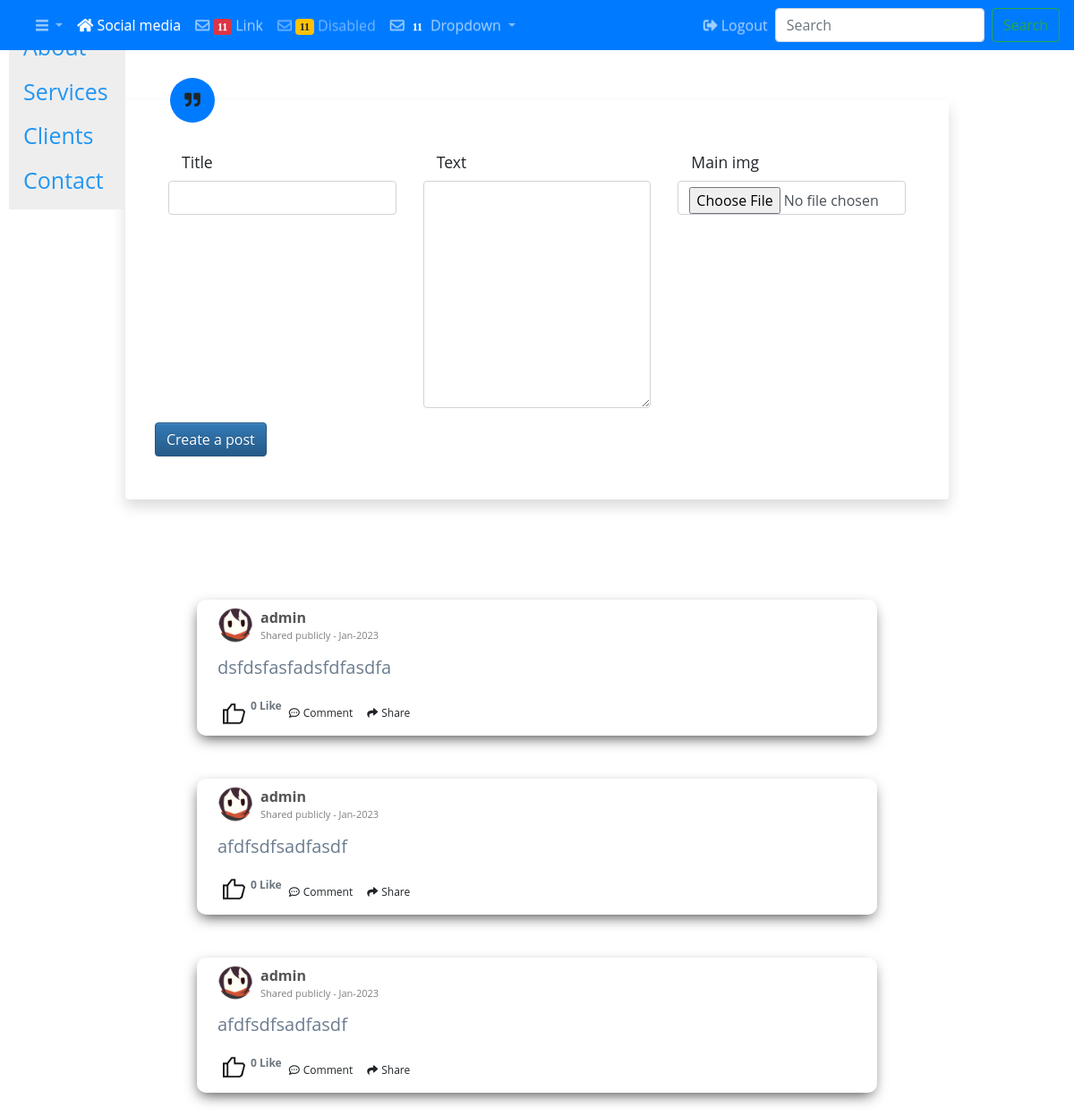
/ (signed in, upper part), run on an earlier commit of the app's database.
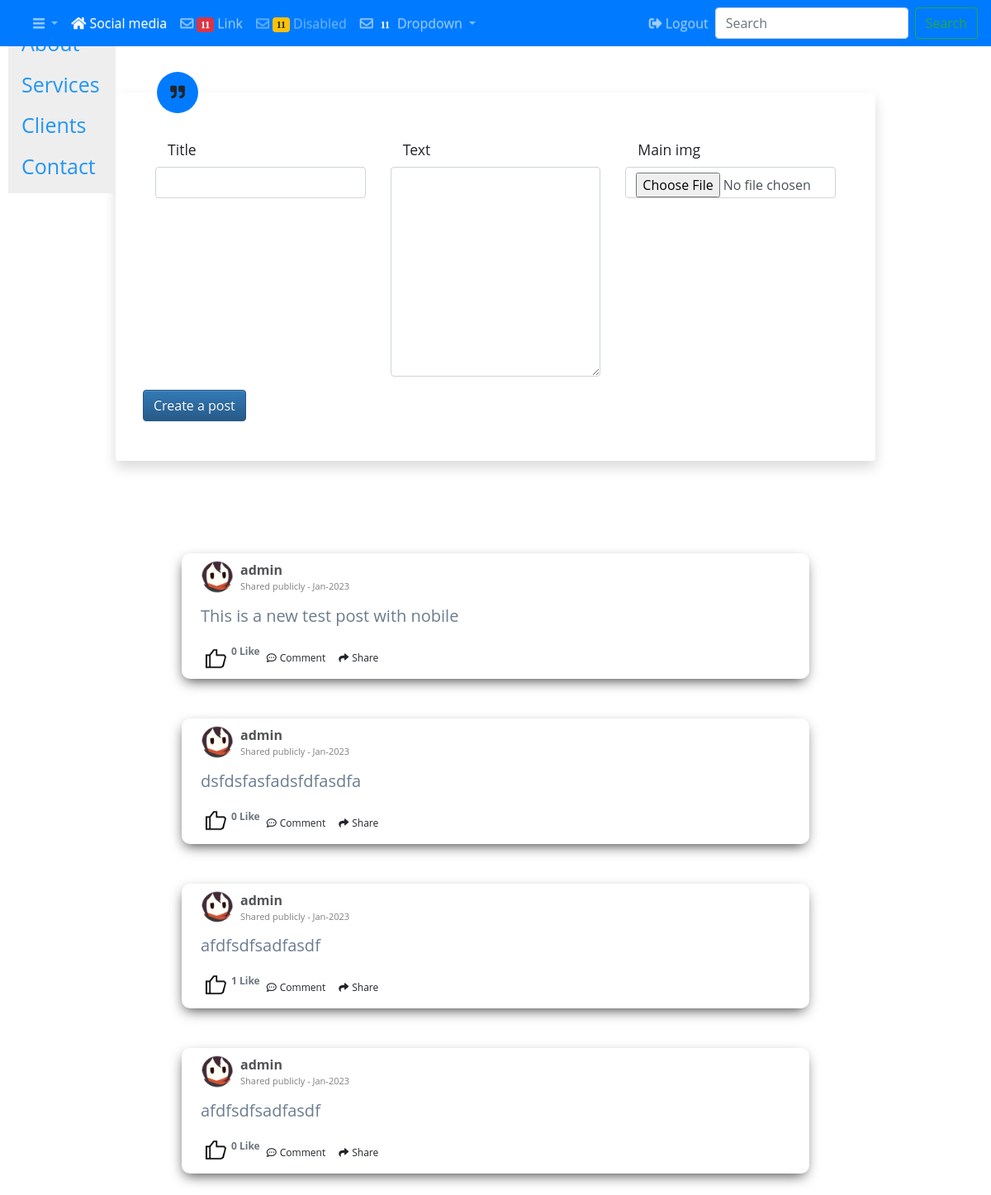
And on a later commit of the database.
### customers/models.py (models this page shows, shortened)
class Post(models.Model) :
    title = models.CharField(
            max_length=200,
            validators=[MinLengthValidator(2, "Title must be greater than 2 characters")]
    ,blank=True)
    text = models.TextField(blank=True,null=True)
    owner = models.ForeignKey(settings.AUTH_USER_MODEL, on_delete=models.CASCADE)
    comments = models.ManyToManyField(settings.AUTH_USER_MODEL,
        through='Comment', related_name='comments_owned')
    main_img = models.ImageField(upload_to='images/',null=True, blank=True)
    created_at = models.DateTimeField(auto_now_add=True)
    updated_at = models.DateTimeField(auto_now=True)
    likes = models.ManyToManyField(User,related_name="post_likes",blank=True)
    def number_of_likes(self):
        return self.likes.count()
    def publish_date(self):
        return self.updated_at.strftime("%b-%Y")

### members/models.py (models this page shows, shortened)
class Profile(models.Model):
    GENDER = (
        ('M', 'Male'),
        ('F', 'Female'),
    )
    user = models.OneToOneField(User , on_delete=models.CASCADE)
    bio = models.TextField(max_length=2000,null=True)
    birthday = models.DateField(null=True)
    profile_pic=models.ImageField(default='default.png',upload_to='profile-images')
    gender = models.CharField(max_length=1, choices=GENDER,blank=True)
    slug = models.SlugField(null=True)

### customers/views.py (the view)
# urls.py: path('', views.Mainview.as_view(), name='index'),
class Mainview(OwnerListView):
    model=Post
    template_name='customers/index.html'
    def get(self,request,*args,**kwargs):
        if request.user.is_authenticated:
            posts=Post.objects.all().order_by('-created_at')
            profiles=Profile.objects.all()
            user_agent = get_user_agent(request).browser.family
            create_form = CreateForm()
            followers_posts_list = {}
            try:
                userobject = get_object_or_404(Profile, user=self.request.user)
                followers=Follwing_count.objects.filter(follwer=userobject.user)
                following = len(Follwing_count.objects.filter(follwing=userobject.user))
                follower_count = len(followers)
                for follower in followers :
                    user_object = User.objects.get(username=follower)
                    followers_posts_list=Post.objects.filter(owner=user_object)
            except:
                pass
            if followers_posts_list:
                context = {'profile_list':profiles,'post_list':posts,'user_agent':user_agent,'create_form':create_form,
                'followers_posts_list':followers_posts_list,'following':following , 'followers':follower_count}
            else:
                context = {'profile_list':profiles,'post_list':posts,'user_agent':user_agent,'create_form':create_form}
            return render(request,'customers/index.html',context)
        else :
            return render(request,'members/login.html')

### customers/forms.py
class CreateForm(forms.ModelForm):
    def __init__(self, *args, **kwargs):
        super(CreateForm, self).__init__(*args, **kwargs)
        for name in self.fields.keys():
            self.fields[name].widget.attrs.update({
                'class': 'form-control',
            })
    class Meta:
        model = Post
        fields = ['title', 'text','main_img']  # Picture is manual

### customers/templates/customers/index.html (shortened to what this page needs)
{% extends "base_nav.html" %}
{% load static %}
{% load user_agents %}
{% block content %}
    {% if user.is_authenticated %}
    <section class="py-5">
        <div class="container">
            <div class="row">
                <div class="col-lg-10 mx-auto">
                    <blockquote class="blockquote blockquote-custom bg-white p-5 shadow rounded">
                        <div class="blockquote-custom-icon"><i class="fa fad fa-quote-right"></i></div>
                        <p class="mb-0 mt-2 font-italic">
                            <form id="post_create_form" method="post">
                            <div class="row">
                                {% for field in create_form %}
                                        <div class="form-group col-4">
                                            <label class="col-12">{{ field.label }}</label>
                                            {{ field }}
                                        </div>
                                {% endfor %}
                                        <input type="submit" class="btn btn-primary" value="Create a post" />
                                    </div>
                                </div>
                            </div>
                        </div>
                </div>
    {% endif %}
{% if post_list %}
{% for post in post_list %}
<div class="container mt-5">
    <div class="d-flex justify-content-center row">
        <div class="col-md-8" id="post-section">
            <div class="d-flex flex-column comment-section" id="{{post.id}}myGroup">
                <div class="bg-white p-2">
                    <div class="d-flex flex-row user-info"><img class="rounded-circle" src="{{ post.owner.profile.profile_pic.url }}" width="40" height="40">
                        <div class="d-flex flex-column justify-content-start ml-2"><span class="d-block font-weight-bold name"><a href="{%  url 'members:users-profile' post.owner.profile.slug %}" >{{ post.owner.username }}</a>
                        </span><span class="date text-black-50">Shared publicly - {{ post.publish_date }}</span></div>
                    </div>
                    <div class="mt-2">
                        <p class="comment-text" width="100%">{{ post.text }} </p>
                    </div>
                </div>
                <div class="bg-white p-2">
                    <div class="d-flex flex-row fs-12">
                {% if user.is_authenticated %}
                <form action="{% url 'customers:like_post' post.id %}" method="POST">
                {% if user not in post.likes.all %}
                <button type="submit" name="post_id" value="{{post.id}}" class ="like-post-button"><img src="{% static '/images/like.png' %}" width="25" height="25"></button>
                {% else %}
                <button type="submit" name="post_id" value="{{post.id}}" class ="like-post-button" ><img src="{% static '/images/unlike.png' %}" width="25" height="25"/></button>
                {% endif %}
                </form>
                {% endif %}
                <strong class="text-secondary">{{ post.number_of_likes }} Like{{ number_of_likes|pluralize }}</strong>
                        <div class="like p-2 cursor action-collapse" data-toggle="collapse" aria-expanded="true" aria-controls="collapse-1" href="#{{post.id}}collapse-1"><i class="fa fa-commenting-o"></i><span class="ml-1">Comment</span></div>
                        <div class="like p-2 cursor action-collapse" data-toggle="collapse" aria-expanded="true" aria-controls="collapse-2" href="#{{post.id}}collapse-2"><i class="fa fa-share"></i><span class="ml-1">Share</span></div>
                    </div>
                </div>
            </div>
        </div>
    </div>
</div>
{% endfor %}
{% endif %}
{% endblock %}

What changed in the data, as far as the page shows it:
added Post: owner.profile.profile_pic (picture), owner.username "admin", publish_date "Jan-2023", text "This is a new test post with nobile", number_of_likes "0"
computed for Post (number 3 of 4 on the later page): number_of_likes "0" → "1"
